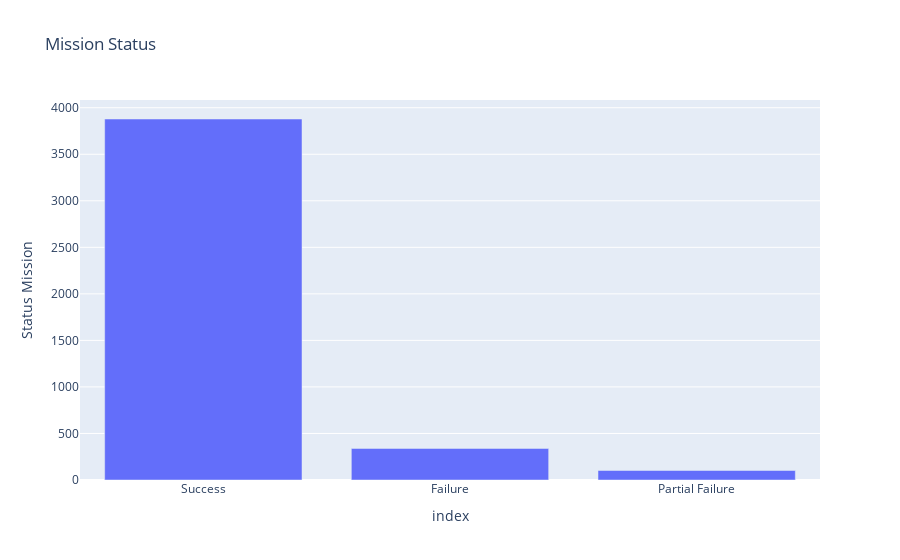

Source (notebook cell):
### Code cell
fig=px.bar(ds[:3],x='index',y='Status Mission',title='Mission Status')
fig.show()

### Figure 1 — Plotly figure (JSON) as saved in the notebook; plotly's stock layout.template omitted (floating-point values rounded to 4 significant figures)
{"data": [{"alignmentgroup": "True", "hovertemplate": "index=%{x}<br>Status Mission=%{y}<extra></extra>", "legendgroup": "", "marker": {"color": "#636efa", "pattern": {"shape": ""}}, "name": "", "offsetgroup": "", "orientation": "v", "showlegend": false, "textposition": "auto", "type": "bar", "x": ["Success", "Failure", "Partial Failure"], "xaxis": "x", "y": [3879, 339, 102], "yaxis": "y"}], "layout": {"barmode": "relative", "legend": {"tracegroupgap": 0}, "title": {"text": "Mission Status"}, "xaxis": {"anchor": "y", "domain": [0, 1], "title": {"text": "index"}}, "yaxis": {"anchor": "x", "domain": [0, 1], "title": {"text": "Status Mission"}}}}
